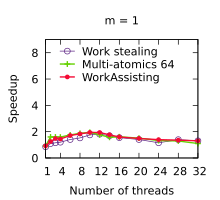

This chart was generated by the following gnuplot code:
set title "m = 1"
set terminal pdf size 2.2,2.0
set output "./results/LUD_n___512,_m___1.pdf"
set key on
set key top left Left reverse
set key samplen 1.4
set xrange [1:32]
set xtics (1, 4, 8, 12, 16, 20, 24, 28, 32)
set xlabel "Number of threads"
set yrange [0:9]
set ytics (0, 2, 4, 6, 8)
set ylabel "Speedup"
plot './results/LUD_n___512,_m___1.dat' using 1:2 title "Work stealing" pointsize 0.7 lw 1 pt 6 linecolor rgb "#5B2182" with linespoints, \
  './results/LUD_n___512,_m___1.dat' using 1:3 title "Multi-atomics 64" pointsize 0.7 lw 2 pt 1 linecolor rgb "#64D000" with linespoints, \
  './results/LUD_n___512,_m___1.dat' using 1:4 title "WorkAssisting" pointsize 0.4 lw 2 pt 7 linecolor rgb "#F40A35" with linespoints
